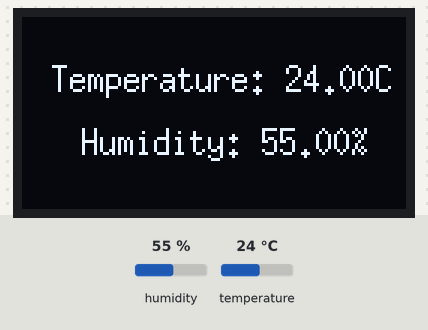
Recording of a sketch running on a simulated Arduino Uno, built with avr-gcc and run on an emulated ATmega328P. Shown: 128×64 one-colour display. The test bench sets the inputs (shaded band); at power-on: humidity 55 %, temperature 24 °C.

Above: at 1.2 s.
1.3 s: humidity set to 22 %
At 3.0 s:
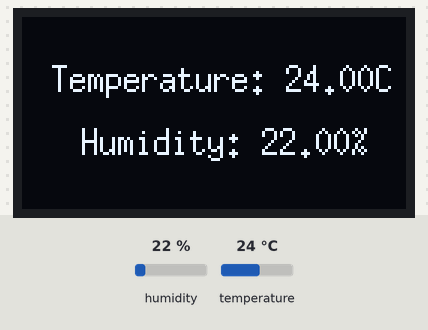
3.4 s: temperature set to 12 °C
At 5.1 s:
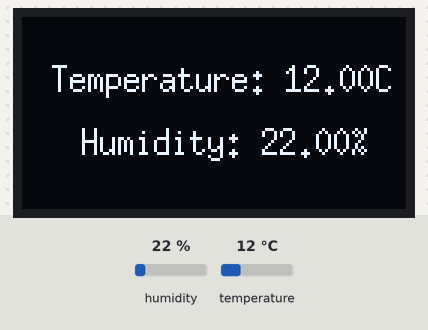
5.4 s: humidity set to 40 %
At 7.3 s:
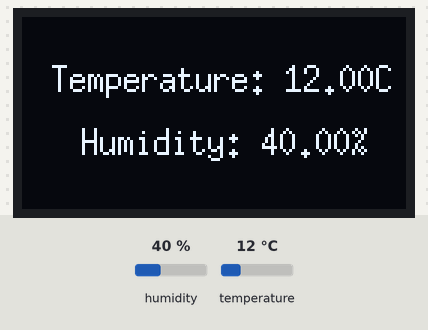
7.8 s: temperature set to 19 °C
Timing chart, 0 to 10.8 s (numbered marks = the images above; inputs shaded):
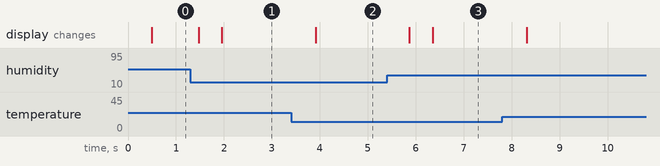

The sketch:

humiture_test.ino
```cpp
#include <SPI.h>
#include <DHT11.h>
#include <U8glib.h>
U8GLIB_SSD1306_128X64 u8g(U8G_I2C_OPT_DEV_0|U8G_I2C_OPT_NO_ACK|U8G_I2C_OPT_FAST);

#define SENSOR A0

dht11 DHT11;

void setup() {
  Serial.begin(9600);
  pinMode(SENSOR,INPUT);
  digitalWrite(SENSOR,LOW);
}

void loop() {
    u8g.firstPage();
    do{
        play();

    } while(u8g.nextPage());

}

void play(){
    int chk = DHT11.read(SENSOR);

    if (chk == 0) {
        u8g.setFont(u8g_font_6x13);
        u8g.setFontPosTop();
        u8g.setPrintPos(10,15);         //温度
        u8g.print("Temperature: ");
        u8g.print((float)DHT11.temperature);
        u8g.print("C");

        u8g.setPrintPos(20, 36);       //湿度
        u8g.print("Humidity: ");
        u8g.print((float)DHT11.humidity);
        u8g.print("%");
    }
    else{
        Serial.println("Sensor Error");
    }
}
```

Measured:
- after the input at 1.3 s, the display: first changes after 0.17 s (image 1 shows a later state)
- after the input at 3.4 s, the display: changes after 0.51 s (image 2)
- after the input at 5.4 s, the display: first changes after 0.46 s (image 3 shows a later state)
